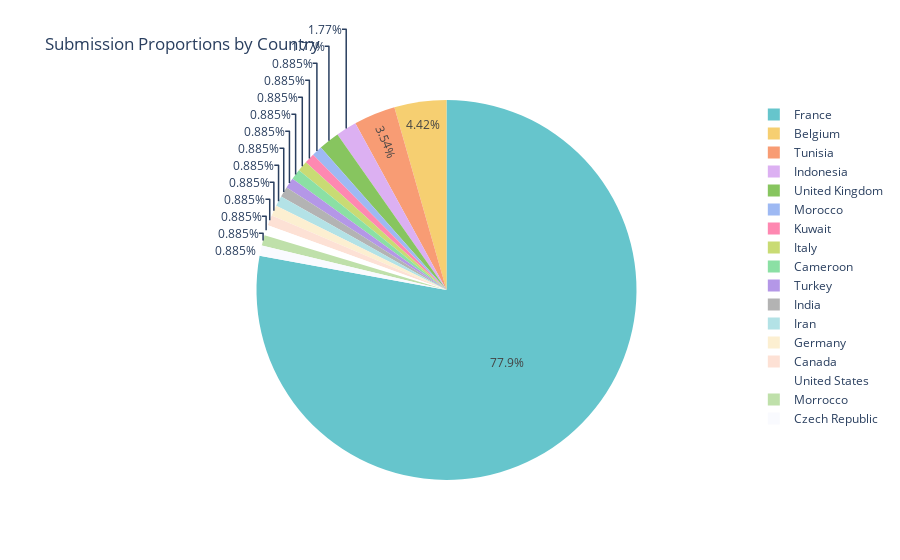

The notebook cell saved with this chart:
### Markdown cell above
Simple pie chart by country by % of total submissions

### Code cell
# Create a pie chart showing the submission proportions
fig_pie = px.pie(
    country_data,
    names='Country',
    values='Submissions',
    title='Submission Proportions by Country',
    color_discrete_sequence=px.colors.qualitative.Pastel  # Nice pastel colors
)

# Show the pie chart
fig_pie.show()

### Figure 1 — Plotly figure (JSON) as saved in the notebook; plotly's stock layout.template omitted (floating-point values rounded to 4 significant figures)
{"data": [{"domain": {"x": [0, 1], "y": [0, 1]}, "hovertemplate": "Country=%{label}<br>Submissions=%{value}<extra></extra>", "labels": ["France", "Belgium", "Tunisia", "Indonesia", "United Kingdom", "Morocco", "Kuwait", "Italy", "Cameroon", "Turkey", "India", "Iran", "Germany", "Canada", "United States", "Morrocco", "Czech Republic"], "legendgroup": "", "name": "", "showlegend": true, "type": "pie", "values": [88, 5, 4, 2, 2, 1, 1, 1, 1, 1, 1, 1, 1, 1, 1, 1, 1]}], "layout": {"legend": {"tracegroupgap": 0}, "piecolorway": ["rgb(102, 197, 204)", "rgb(246, 207, 113)", "rgb(248, 156, 116)", "rgb(220, 176, 242)", "rgb(135, 197, 95)", "rgb(158, 185, 243)", "rgb(254, 136, 177)", "rgb(201, 219, 116)", "rgb(139, 224, 164)", "rgb(180, 151, 231)", "rgb(179, 179, 179)"], "title": {"text": "Submission Proportions by Country"}}}
